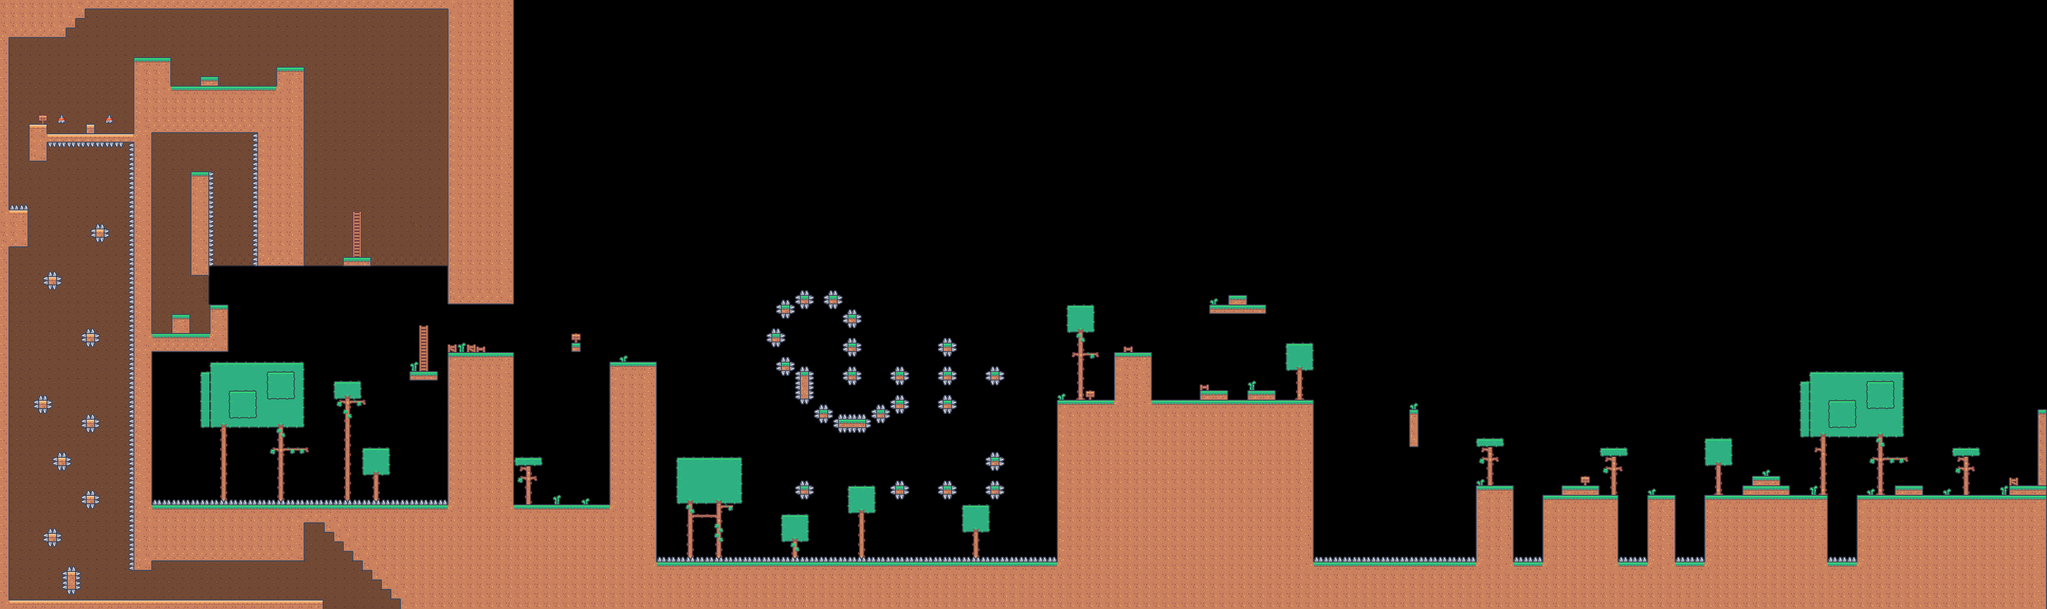

This game map was drawn from its Tiled (.tmx) file and the tilesets committed beside it. A one-line description and the trimmed map source follow:
An orthogonal 215x64 tile map with 18x18 px tiles, 4 tile layers (TestingBackground, TreesForeground, BackgroundDecor, GamePlayTiles), 3 tilesets and 429 objects (182x Coin, 154x Metadata, 77x MovingPlatform, 8x BlueEnemy, 5x RedEnemy, ...).

<map version="1.10" tiledversion="1.11.2" orientation="orthogonal" renderorder="right-down" width="215" height="64" tilewidth="18" tileheight="18" infinite="0" nextlayerid="10" nextobjectid="580">
 <tileset firstgid="1" source="../TileSets/pixel-platformer.tsx" />
 <tileset firstgid="181" source="../TileSets/pixel-platformer-characters.tsx" />
 <tileset firstgid="208" source="../TileSets/pixel-platformer-customized.tsx" />
 <layer id="8" name="TestingBackground" width="215" height="64">
  <data>[13760 cells, 4388 non-empty, 43 distinct tile ids]</data>
 </layer>
 <layer id="9" name="TreesForeground" width="215" height="64">
  <data>[13760 cells, 36 non-empty, 9 distinct tile ids]</data>
 </layer>
 <layer id="4" name="BackgroundDecor" width="215" height="64">
  <data>[13760 cells, 0 non-empty, 0 distinct tile ids]</data>
 </layer>
 <layer id="1" name="GamePlayTiles" width="215" height="64">
  <data>[13760 cells, 1269 non-empty, 33 distinct tile ids]</data>
 </layer>
 <objectgroup id="7" name="Coins">
  <object id="87" type="Coin" gid="152" x="3690" y="792" width="18" height="18" />
  <object id="88" type="Coin" gid="152" x="3708" y="810" width="18" height="18" />
  <object id="89" type="Coin" gid="152" x="3726" y="792" width="18" height="18" />
  <object id="90" type="Coin" gid="152" x="3744" y="810" width="18" height="18" />
  <object id="91" type="Coin" gid="152" x="3762" y="792" width="18" height="18" />
  <object id="92" type="Coin" gid="152" x="3726" y="774" width="18" height="18" />
  <object id="94" type="Coin" gid="152" x="3600" y="864" width="18" height="18" />
  <object id="95" type="Coin" gid="152" x="3474.33" y="872.333" width="18" height="18" />
  <object id="96" type="Coin" gid="152" x="3474" y="900" width="18" height="18" />
  <object id="99" type="Coin" gid="152" x="3330" y="846" width="18" height="18" />
  <object id="100" type="Coin" gid="152" x="3384" y="846" width="18" height="18" />
  <object id="101" type="Coin" gid="152" x="3276" y="846" width="18" height="18" />
  <object id="102" type="Coin" gid="152" x="3115" y="907.667" width="18" height="18" />
  <object id="103" type="Coin" gid="152" x="3133" y="889.667" width="18" height="18" />
  <object id="104" type="Coin" gid="152" x="3133" y="925.667" width="18" height="18" />
  <object id="105" type="Coin" gid="152" x="3149" y="907.333" width="18" height="18" />
  <object id="106" type="Coin" gid="152" x="2916" y="882" width="18" height="18" />
  <object id="107" type="Coin" gid="152" x="2898" y="864" width="18" height="18" />
  <object id="108" type="Coin" gid="152" x="2880" y="882" width="18" height="18" />
  <object id="115" type="Coin" gid="152" x="2700" y="810" width="18" height="18" />
  <object id="116" type="Coin" gid="152" x="2726.75" y="819" width="18" height="18" />
  <object id="117" type="Coin" gid="152" x="2754" y="810" width="18" height="18" />
  <object id="121" type="Coin" gid="152" x="2520" y="1008" width="18" height="18" />
  <object id="122" type="Coin" gid="152" x="2556" y="1008" width="18" height="18" />
  <object id="123" type="Coin" gid="152" x="2592" y="1008" width="18" height="18" />
  <object id="124" type="Coin" gid="152" x="2628" y="1008" width="18" height="18" />
  <object id="125" type="Coin" gid="152" x="2664" y="1008" width="18" height="18" />
  <object id="126" type="Coin" gid="152" x="2700" y="1008" width="18" height="18" />
  <object id="127" type="Coin" gid="152" x="2736" y="1008" width="18" height="18" />
  <object id="141" type="Coin" gid="152" x="2484" y="864" width="18" height="18" />
  <object id="148" type="Coin" gid="152" x="2484" y="828" width="18" height="18" />
  <object id="149" type="Coin" gid="152" x="2484" y="792" width="18" height="18" />
  <object id="150" type="Coin" gid="152" x="2664" y="738" width="18" height="18" />
  <object id="156" type="Coin" gid="152" x="2628" y="828" width="18" height="18" />
  <object id="157" type="Coin" gid="152" x="2646" y="810" width="18" height="18" />
  <object id="158" type="Coin" gid="152" x="2646" y="828" width="18" height="18" />
  <object id="159" type="Coin" gid="152" x="2466" y="684" width="18" height="18" />
  <object id="160" type="Coin" gid="152" x="2448" y="666" width="18" height="18" />
  <object id="161" type="Coin" gid="152" x="2430" y="666" width="18" height="18" />
  <object id="162" type="Coin" gid="152" x="2412" y="684" width="18" height="18" />
  <object id="166" type="Coin" gid="152" x="2322" y="756" width="18" height="18" />
  <object id="167" type="Coin" gid="152" x="2340" y="756" width="18" height="18" />
  <object id="168" type="Coin" gid="152" x="2178" y="738" width="18" height="18" />
  <object id="169" type="Coin" gid="152" x="2178" y="756" width="18" height="18" />
  <object id="170" type="Coin" gid="152" x="2196" y="756" width="18" height="18" />
  <object id="171" type="Coin" gid="152" x="2322" y="540" width="18" height="18" />
  <object id="172" type="Coin" gid="152" x="2340" y="540" width="18" height="18" />
  <object id="173" type="Coin" gid="152" x="2322" y="522" width="18" height="18" />
  <object id="174" type="Coin" gid="152" x="2340" y="522" width="18" height="18" />
  <object id="175" type="Coin" gid="152" x="2358" y="540" width="18" height="18" />
  <object id="176" type="Coin" gid="152" x="2376" y="540" width="18" height="18" />
  <object id="177" type="Coin" gid="152" x="2358" y="558" width="18" height="18" />
  <object id="178" type="Coin" gid="152" x="2376" y="558" width="18" height="18" />
  <object id="179" type="Coin" gid="152" x="2286" y="540" width="18" height="18" />
  <object id="180" type="Coin" gid="152" x="2286" y="558" width="18" height="18" />
  <object id="181" type="Coin" gid="152" x="2304" y="540" width="18" height="18" />
  <object id="182" type="Coin" gid="152" x="2304" y="558" width="18" height="18" />
  <object id="189" type="Coin" gid="152" x="1872" y="684" width="18" height="18" />
  <object id="190" type="Coin" gid="152" x="1836" y="702" width="18" height="18" />
  <object id="191" type="Coin" gid="152" x="1908" y="702" width="18" height="18" />
  <object id="192" type="Coin" gid="152" x="1782" y="810" width="18" height="18" />
  <object id="193" type="Coin" gid="152" x="1782" y="882" width="18" height="18" />
  <object id="204" type="Coin" gid="152" x="1728" y="702" width="18" height="18" />
  <object id="205" type="Coin" gid="152" x="1746" y="702" width="18" height="18" />
  <object id="206" type="Coin" gid="152" x="1494" y="648" width="18" height="18" />
  <object id="207" type="Coin" gid="152" x="1512" y="648" width="18" height="18" />
  <object id="208" type="Coin" gid="152" x="1530" y="648" width="18" height="18" />
  <object id="209" type="Coin" gid="152" x="1548" y="648" width="18" height="18" />
  <object id="210" type="Coin" gid="152" x="1512" y="666" width="18" height="18" />
  <object id="211" type="Coin" gid="152" x="1530" y="666" width="18" height="18" />
  <object id="212" type="Coin" gid="152" x="1512" y="630" width="18" height="18" />
  <object id="213" type="Coin" gid="152" x="1530" y="630" width="18" height="18" />
  <object id="217" type="Coin" gid="152" x="2061" y="511.667" width="18" height="18" />
  <object id="221" type="Coin" gid="152" x="1602" y="846" width="18" height="18" />
  <object id="222" type="Coin" gid="152" x="1638" y="846" width="18" height="18" />
  <object id="223" type="Coin" gid="152" x="1566" y="846" width="18" height="18" />
  <object id="224" type="Coin" gid="152" x="1674" y="846" width="18" height="18" />
  <object id="225" type="Coin" gid="152" x="1530" y="846" width="18" height="18" />
  <object id="248" type="Coin" gid="152" x="1242" y="828" width="18" height="18" />
  <object id="249" type="Coin" gid="152" x="1278" y="846" width="18" height="18" />
  </objectgroup>
 <objectgroup id="2" name="GamePlayObjects">
  <!-- 247 objects omitted --></objectgroup>
</map>
<!-- 349 of 429 objects omitted -->
